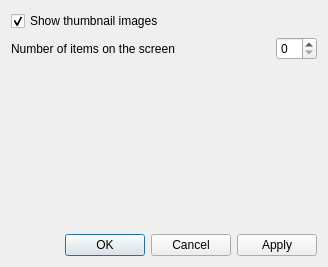
<?xml version="1.0" encoding="UTF-8"?>
<ui version="4.0">
 <class>WikipediaConfigWidget</class>
 <widget class="QDialog" name="WikipediaConfigWidget">
  <property name="geometry">
   <rect>
    <x>0</x>
    <y>0</y>
    <width>328</width>
    <height>267</height>
   </rect>
  </property>
  <property name="windowTitle">
   <string>Configure Wikipedia Plugin</string>
  </property>
  <layout class="QVBoxLayout" name="verticalLayout">
   <item>
    <widget class="QCheckBox" name="m_showThumbnailCheckBox">
     <property name="text">
      <string>Show thumbnail images</string>
     </property>
     <property name="checked">
      <bool>true</bool>
     </property>
    </widget>
   </item>
   <item>
    <layout class="QHBoxLayout" name="horizontalLayout">
     <item>
      <widget class="QLabel" name="m_itemNumberLabel">
       <property name="text">
        <string>Number of items on the screen</string>
       </property>
      </widget>
     </item>
     <item>
      <spacer name="horizontalSpacer">
       <property name="orientation">
        <enum>Qt::Horizontal</enum>
       </property>
       <property name="sizeHint" stdset="0">
        <size>
         <width>40</width>
         <height>20</height>
        </size>
       </property>
      </spacer>
     </item>
     <item>
      <widget class="QSpinBox" name="m_itemNumberSpinBox"/>
     </item>
    </layout>
   </item>
   <item>
    <spacer name="verticalSpacer">
     <property name="orientation">
      <enum>Qt::Vertical</enum>
     </property>
     <property name="sizeHint" stdset="0">
      <size>
       <width>20</width>
       <height>164</height>
      </size>
     </property>
    </spacer>
   </item>
   <item>
    <widget class="QDialogButtonBox" name="m_buttonBox">
     <property name="orientation">
      <enum>Qt::Horizontal</enum>
     </property>
     <property name="standardButtons">
      <set>QDialogButtonBox::Apply|QDialogButtonBox::Cancel|QDialogButtonBox::Ok</set>
     </property>
    </widget>
   </item>
  </layout>
 </widget>
 <resources/>
 <connections>
  <connection>
   <sender>m_buttonBox</sender>
   <signal>accepted()</signal>
   <receiver>WikipediaConfigWidget</receiver>
   <slot>accept()</slot>
   <hints>
    <hint type="sourcelabel">
     <x>248</x>
     <y>254</y>
    </hint>
    <hint type="destinationlabel">
     <x>157</x>
     <y>274</y>
    </hint>
   </hints>
  </connection>
  <connection>
   <sender>m_buttonBox</sender>
   <signal>rejected()</signal>
   <receiver>WikipediaConfigWidget</receiver>
   <slot>reject()</slot>
   <hints>
    <hint type="sourcelabel">
     <x>316</x>
     <y>260</y>
    </hint>
    <hint type="destinationlabel">
     <x>286</x>
     <y>274</y>
    </hint>
   </hints>
  </connection>
 </connections>
</ui>
